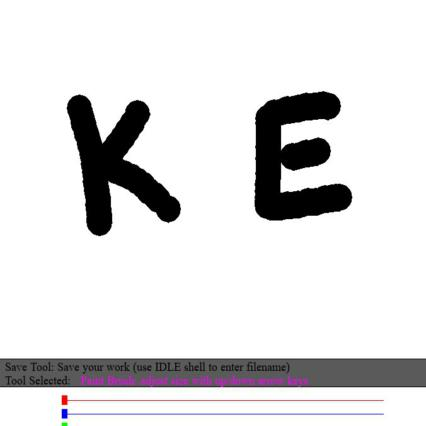
#> input picture test.jpg, 426 x 426 px
$ python resize.py
#> lines starting #> are read from the running program, lines starting #| are printed output that depends on the picture

from PIL import Image

width = 500
height = 500

# Open the image file.
img = Image.open('test.jpg')
#> img is the input picture: PIL image 426x426 RGB; mean R, G, B 222.3, 221.5, 222.2

# Resize it.
img = img.resize((28, 28), Image.BILINEAR)
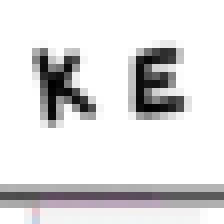
#> img: PIL image 28x28 RGB (shown 8 times larger); mean R, G, B 222.2, 221.4, 222.2

# Save it back to disk.
img.save('test.jpg')
#print "Image Resized!"
